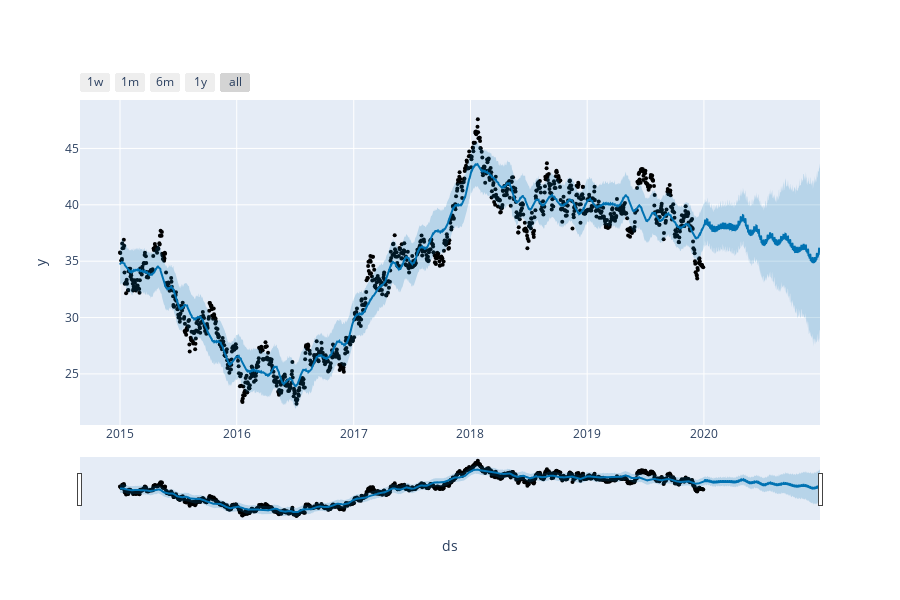

The notebook cell this image was saved under:
### Code cell
# Python
from prophet.plot import plot_plotly, plot_components_plotly

plot_plotly(m, forecast)

### Figure 1 — Plotly figure (JSON) as saved in the notebook; plotly's stock layout.template omitted (floating-point values rounded to 4 significant figures; data arrays with more than 128 entries replaced by an {"elided": "..."} marker saying what was removed)
{"data": [{"marker": {"color": "black", "size": 4}, "mode": "markers", "name": "Actual", "type": "scatter", "x": {"elided": "1288 str values"}, "y": {"elided": "1288 float values"}}, {"hoverinfo": "skip", "line": {"width": 0}, "mode": "lines", "type": "scatter", "x": {"elided": "1653 str values"}, "y": {"elided": "1653 float values"}}, {"fill": "tonexty", "fillcolor": "rgba(0, 114, 178, 0.2)", "line": {"color": "#0072B2", "width": 2}, "mode": "lines", "name": "Predicted", "type": "scatter", "x": {"elided": "1653 str values"}, "y": {"elided": "1653 float values"}}, {"fill": "tonexty", "fillcolor": "rgba(0, 114, 178, 0.2)", "hoverinfo": "skip", "line": {"width": 0}, "mode": "lines", "type": "scatter", "x": {"elided": "1653 str values"}, "y": {"elided": "1653 float values"}}], "layout": {"height": 600, "showlegend": false, "width": 900, "xaxis": {"rangeselector": {"buttons": [{"count": 7, "label": "1w", "step": "day", "stepmode": "backward"}, {"count": 1, "label": "1m", "step": "month", "stepmode": "backward"}, {"count": 6, "label": "6m", "step": "month", "stepmode": "backward"}, {"count": 1, "label": "1y", "step": "year", "stepmode": "backward"}, {"step": "all"}]}, "rangeslider": {"visible": true}, "title": {"text": "ds"}, "type": "date"}, "yaxis": {"title": {"text": "y"}}}}
